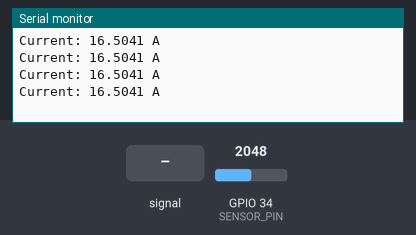
The sketch below on a simulated ESP32. Shown: the last lines printed to the serial monitor. Inputs (shaded band) come from the test bench; at power-on: GPIO 34 (SENSOR_PIN) = 2048.

Above: at 1.2 s.
1.3 s: GPIO 34 (SENSOR_PIN) fed a 200 Hz sine of ±327 counts around its level
At 1.67 s:
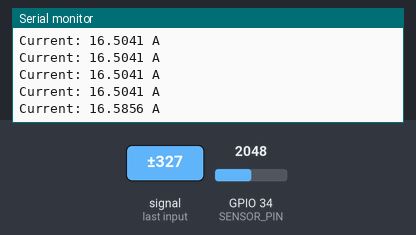
2.8 s: GPIO 34 (SENSOR_PIN) set to 2866
At 2.92 s:
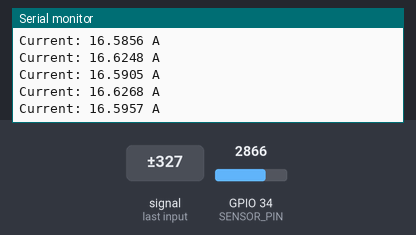
4.3 s: GPIO 34 (SENSOR_PIN) set to 3603
At 4.48 s:
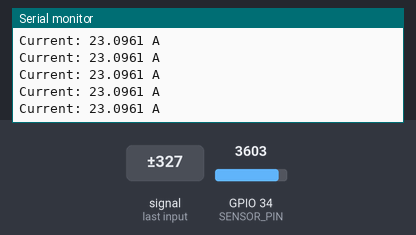
Timing chart, 0 to 7.3 s (numbered marks = the images above; inputs shaded):
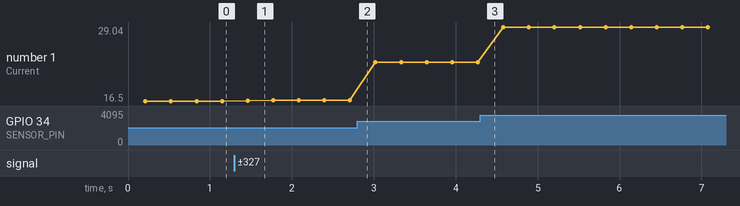

The sketch:

SCT013_v1.ino
```cpp
#define SENSOR_PIN 34  // ADC pin for SCT013-100A
const float VREF = 3.3;  // ESP32 ADC reference voltage
const int ADC_MAX = 4095;  // 12-bit ADC resolution
const float BURDEN_RESISTOR = 10.0;  // Burden resistor value in ohms
const float CT_RATIO = 100.0;  // 100A:50mA (output current ratio)

// Read AC signal
float readCurrent() {
    int sampleCount = 1000;  // Number of samples
    float sum = 0;

    for (int i = 0; i < sampleCount; i++) {
        int adcValue = analogRead(SENSOR_PIN);
        float voltage = (adcValue / (float)ADC_MAX) * VREF;
        float current = (voltage / BURDEN_RESISTOR) * CT_RATIO;
        sum += current * current;  // RMS calculation
        delayMicroseconds(100);  // Sampling delay
    }

    float rmsCurrent = sqrt(sum / sampleCount);
    return rmsCurrent;
}

void setup() {
    Serial.begin(115200);
    pinMode(SENSOR_PIN, INPUT);
}

void loop() {
    float current = readCurrent();
    Serial.print("Current: ");
    Serial.print(current,4);
    Serial.println(" A");
    delay(100);
}
```

Measured:
- after the input at 1.3 s, the serial monitor: prints a new line after 0.16 s (image 1)
- plotted number 1: 16.5 → 16.6 after the input at 1.3 s, 16.6 → 23.1 after the input at 2.8 s, 23.1 → 29.04 after the input at 4.3 s
